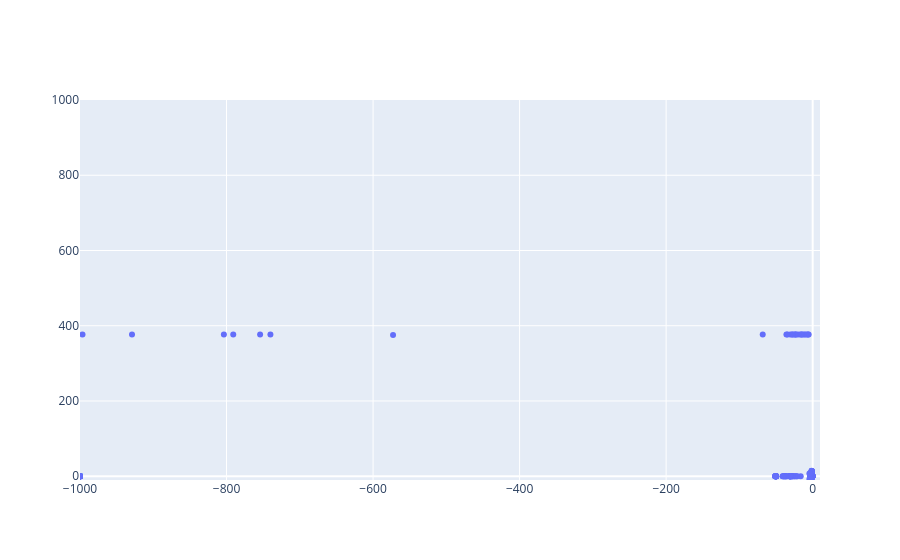

The notebook cell saved with this chart:
### Code cell
fig = go.Figure()

fig.add_trace(go.Scatter(x=T_eig["Re"], y=T_eig["Im"], mode="markers"))

fig.update_xaxes(range=[-1000, 10])
fig.update_yaxes(range=[-10, 1000])
fig.show()

### Figure 1 — Plotly figure (JSON) as saved in the notebook; plotly's stock layout.template omitted (floating-point values rounded to 4 significant figures; data arrays with more than 128 entries replaced by an {"elided": "..."} marker saying what was removed)
{"data": [{"mode": "markers", "type": "scatter", "x": {"elided": "402 float values"}, "y": {"elided": "402 float values"}}], "layout": {"xaxis": {"range": [-1000, 10]}, "yaxis": {"range": [-10, 1000]}}}
